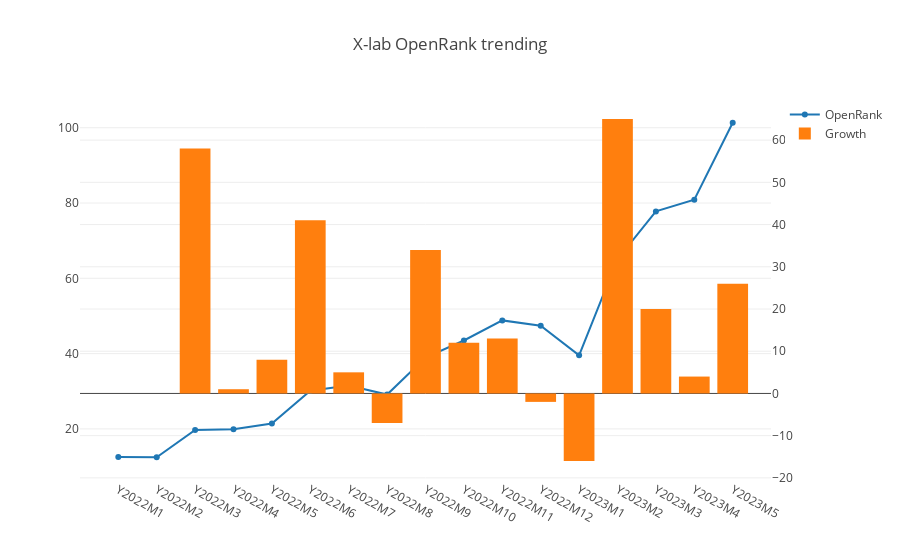

Notebook code for this chart:
### Markdown cell above
## Overview

This part is the history OpenRank trending of all projects in X-lab community.

### Code cell
openDigger.index.openrank.getRepoOpenrank({
    repoIds: [288431943, 470364208, 467768946, 461374162, 471252840, 477937218, 428629051, 262909684, 221379769, 259035151, 358757145, 502755745, 508325123, 533339106, 572845686, 584603594 ],
    startYear, startMonth,
    endYear, endMonth, percision: 2,
    groupTimeRange: 'month', limit: -1, order: 'DESC',
}).then(data => {
    var x = [], v = [], g = []; g.push(0);
    forEveryMonth((y, m, index) => {
        var key = `Y${y}M${m}`;
        x.push(key); v.push(0);
        data.forEach(row => { v[index] += (row.openrank[index] ? row.openrank[index] : 0); row[key] = row.openrank[index] ? row.openrank[index] : 0; });
        if (index > 0) g.push(Math.ceil((v[index]-v[index-1])*100/v[index-1]));
    });
    data.forEach(row => { delete row.openrank; delete row.org; });
    console.table(data);
    openDigger.render.plotly([
        { x, y: v, type: 'scatter', name: 'OpenRank' },
        { x, y: g, type: 'bar', yaxis: 'y2', name: 'Growth'}
    ], {
        title: 'X-lab OpenRank trending',
        yaxis2: { overlaying: 'y', side: 'right' }
    });
    console.log(`2022.7 based growth: ${v.map(i => (i/v[6]).toFixed(2))}`);
    fs.writeFileSync('all_data.json', JSON.stringify(data));
});

### Figure 1 — Plotly figure (JSON) as saved in the notebook; plotly's stock layout.template omitted (floating-point values rounded to 4 significant figures)
{"data": [{"name": "OpenRank", "type": "scatter", "x": ["Y2022M1", "Y2022M2", "Y2022M3", "Y2022M4", "Y2022M5", "Y2022M6", "Y2022M7", "Y2022M8", "Y2022M9", "Y2022M10", "Y2022M11", "Y2022M12", "Y2023M1", "Y2023M2", "Y2023M3", "Y2023M4", "Y2023M5"], "y": [12.53, 12.47, 19.7, 19.88, 21.42, 30.16, 31.55, 29.12, 38.96, 43.48, 48.82, 47.4, 39.54, 65.07, 77.77, 80.86, 101.3]}, {"name": "Growth", "type": "bar", "x": ["Y2022M1", "Y2022M2", "Y2022M3", "Y2022M4", "Y2022M5", "Y2022M6", "Y2022M7", "Y2022M8", "Y2022M9", "Y2022M10", "Y2022M11", "Y2022M12", "Y2023M1", "Y2023M2", "Y2023M3", "Y2023M4", "Y2023M5"], "y": [0, 0, 58, 1, 8, 41, 5, -7, 34, 12, 13, -2, -16, 65, 20, 4, 26], "yaxis": "y2"}], "layout": {"autosize": true, "title": {"text": "X-lab OpenRank trending"}, "xaxis": {"autorange": true, "range": [-0.9545, 16.95], "type": "category"}, "yaxis": {"autorange": true, "range": [5.138, 108.7], "type": "linear"}, "yaxis2": {"autorange": true, "overlaying": "y", "range": [-20.5, 69.5], "side": "right", "type": "linear"}}}
